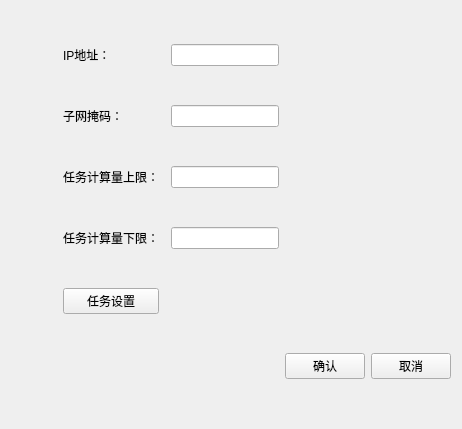
<?xml version="1.0" encoding="UTF-8"?>
<ui version="4.0">
 <class>Form</class>
 <widget class="QWidget" name="Form">
  <property name="geometry">
   <rect>
    <x>0</x>
    <y>0</y>
    <width>462</width>
    <height>429</height>
   </rect>
  </property>
  <property name="windowTitle">
   <string>Form</string>
  </property>
  <layout class="QGridLayout" name="gridLayout">
   <item row="4" column="1">
    <widget class="QLabel" name="task_lowest_limit_label">
     <property name="text">
      <string>任务计算量下限：</string>
     </property>
    </widget>
   </item>
   <item row="3" column="3" colspan="3">
    <widget class="QLineEdit" name="highest_limit_lineEdit"/>
   </item>
   <item row="3" column="1">
    <widget class="QLabel" name="task_highest_limit_label">
     <property name="text">
      <string>任务计算量上限：</string>
     </property>
    </widget>
   </item>
   <item row="1" column="7">
    <spacer name="horizontalSpacer_2">
     <property name="orientation">
      <enum>Qt::Orientation::Horizontal</enum>
     </property>
     <property name="sizeHint" stdset="0">
      <size>
       <width>40</width>
       <height>20</height>
      </size>
     </property>
    </spacer>
   </item>
   <item row="2" column="3" colspan="3">
    <widget class="QLineEdit" name="mask_lineEdit"/>
   </item>
   <item row="1" column="6">
    <spacer name="horizontalSpacer_3">
     <property name="orientation">
      <enum>Qt::Orientation::Horizontal</enum>
     </property>
     <property name="sizeHint" stdset="0">
      <size>
       <width>40</width>
       <height>20</height>
      </size>
     </property>
    </spacer>
   </item>
   <item row="4" column="3" colspan="3">
    <widget class="QLineEdit" name="lowest_limit_lineEdit"/>
   </item>
   <item row="9" column="7">
    <widget class="QPushButton" name="cancelButton">
     <property name="text">
      <string>取消</string>
     </property>
    </widget>
   </item>
   <item row="1" column="1" colspan="2">
    <widget class="QLabel" name="ip_label">
     <property name="text">
      <string>IP地址：</string>
     </property>
    </widget>
   </item>
   <item row="1" column="3" colspan="3">
    <widget class="QLineEdit" name="ip_lineEdit"/>
   </item>
   <item row="9" column="6">
    <widget class="QPushButton" name="confirmButton">
     <property name="text">
      <string>确认</string>
     </property>
    </widget>
   </item>
   <item row="2" column="1">
    <widget class="QLabel" name="mask_label">
     <property name="text">
      <string>子网掩码：</string>
     </property>
    </widget>
   </item>
   <item row="1" column="0">
    <spacer name="horizontalSpacer">
     <property name="orientation">
      <enum>Qt::Orientation::Horizontal</enum>
     </property>
     <property name="sizeHint" stdset="0">
      <size>
       <width>40</width>
       <height>20</height>
      </size>
     </property>
    </spacer>
   </item>
   <item row="5" column="1">
    <widget class="QPushButton" name="task_queueButton">
     <property name="text">
      <string>任务设置</string>
     </property>
    </widget>
   </item>
  </layout>
 </widget>
 <resources/>
 <connections/>
</ui>
